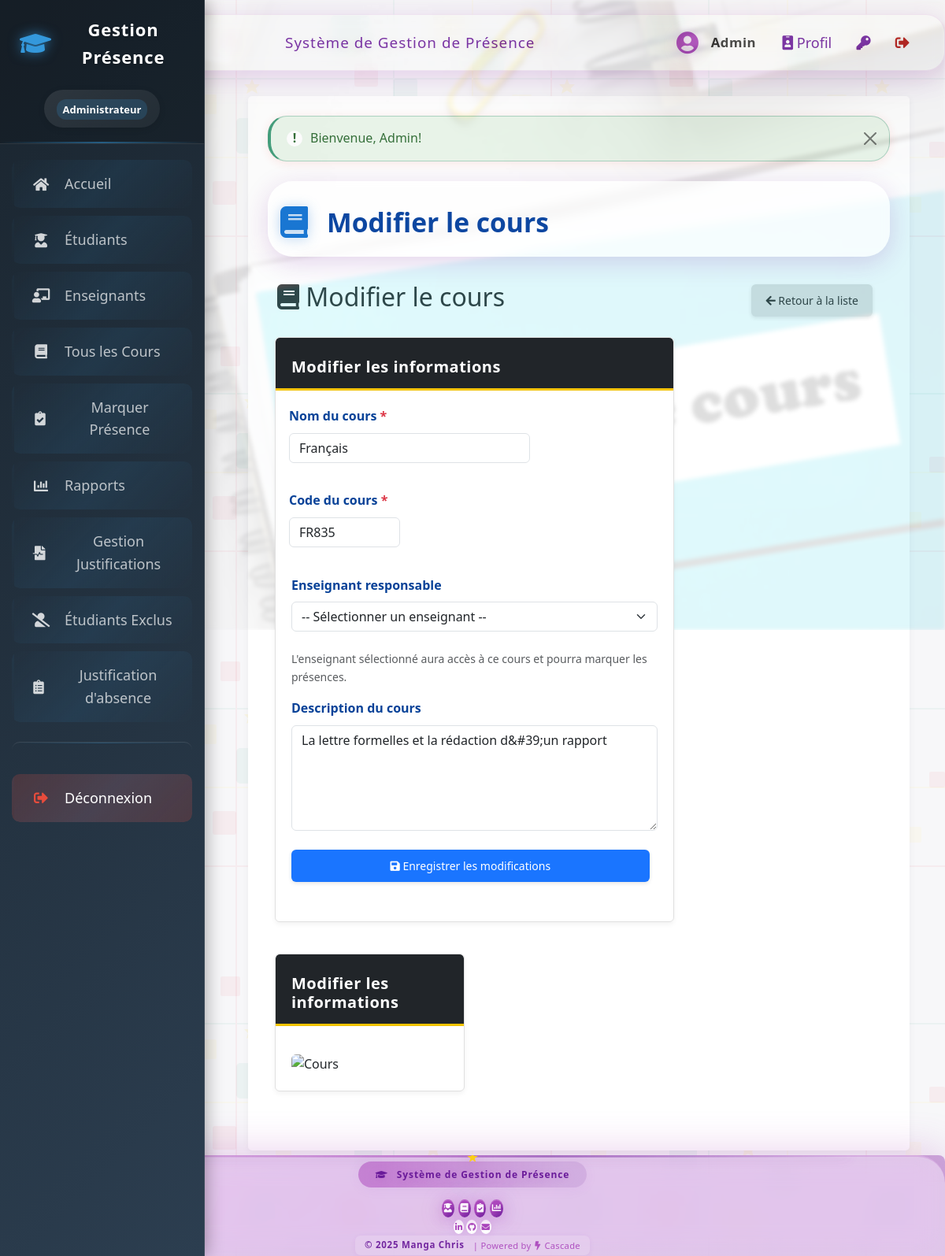
Page /ajouter_cours.php?id=4 (signed in) on the committed database.
### tables this page shows
CREATE TABLE IF NOT EXISTS `cours` (
  `id` int NOT NULL AUTO_INCREMENT,
  `code` varchar(20) NOT NULL,
  `nom` varchar(150) NOT NULL,
  `enseignant_id` int DEFAULT NULL,
  `description` text,
  PRIMARY KEY (`id`),
  UNIQUE KEY `code` (`code`),
  KEY `enseignant_id` (`enseignant_id`)
);

### config/database.php (called while the page is built, shortened)
<?php
$db_type = null;
$pdo = null;
$mysqli = null;
if (getenv('REPL_ID') || getenv('REPL_SLUG') || getenv('PGHOST')) {
    $db_type = 'postgresql';
    $host = getenv('PGHOST');
    $dbname = getenv('PGDATABASE');
    $user = getenv('PGUSER');
    $password = getenv('PGPASSWORD');
    $port = getenv('PGPORT');
    $dsn = "pgsql:host=$host;port=$port;dbname=$dbname;user=$user;password=$password";
    try {
        $pdo = new PDO($dsn);
        $pdo->setAttribute(PDO::ATTR_ERRMODE, PDO::ERRMODE_EXCEPTION);
        $pdo->setAttribute(PDO::ATTR_DEFAULT_FETCH_MODE, PDO::FETCH_ASSOC);
    } catch (PDOException $e) {
        die("Erreur de connexion à la base de données PostgreSQL: " . $e->getMessage());
    }
} else {
    $db_type = 'mysql';
    $host = 'localhost';
    $dbname = 'attendance_system';
    $user = 'root';
    $password = '';
    $port = 3306;
    $mysqli = new mysqli($host, $user, $password, $dbname, $port);
    $mysqli->set_charset("utf8mb4");
}
function db_query($sql, $params = []) {
    global $db_type, $pdo, $mysqli;
    if ($db_type === 'postgresql') {
        try {
            $stmt = $pdo->prepare($sql);
            $stmt->execute($params);
            return $stmt->fetchAll();
        } catch (PDOException $e) {
            error_log("Erreur SQL (PostgreSQL): " . $e->getMessage());
            return false;
        }
    } else {
        try {
            $stmt = $mysqli->prepare($sql);
            if (!empty($params)) {
                $types = '';
                foreach ($params as $param) {
                    if (is_int($param)) {
                        $types .= 'i';
                    } elseif (is_float($param)) {
                        $types .= 'd';
                    } elseif (is_string($param)) {
                        $types .= 's';
                    } else {
                        $types .= 'b';
                    }
                }
                $stmt->bind_param($types, ...$params);
            }
            $stmt->execute();
            $result = $stmt->get_result();
            $rows = [];
            while ($row = $result->fetch_assoc()) {
                $rows[] = $row;
            }
            return $rows;
        } catch (Exception $e) {
            error_log("Erreur SQL (MySQL): " . $e->getMessage());
            return false;
        }
    }
}
function db_query_single($sql, $params = []) {
    $result = db_query($sql, $params);
    if ($result && count($result) > 0) {
        return $result[0];
    }
    return false;
}
?>

### ajouter_cours.php (the view, shortened to what this page needs)
<?php
require_once 'includes/auth.php';
require_once 'config/database.php';
$id = isset($_GET['id']) ? (int)$_GET['id'] : 0;
$mode = $id > 0 ? 'modifier' : 'ajouter';
if ($mode === 'modifier') {
    $result = db_query_single("SELECT * FROM cours WHERE id = ?", [$id]);
    $cours = $result;
}
include 'includes/header.php';
?>
<div class="ajout-cours-bg">
    <img src="Nouveau dossier/capcompetences-plandecours-644.jpg" alt="Décor ajout cours">
</div>
<div class="ajout-cours-hero">
    <i class="fas fa-book"></i>
    <h1><?php echo $mode === 'ajouter' ? 'Ajouter un cours' : 'Modifier le cours'; ?></h1>
</div>
<div class="container-fluid">
    <div class="d-flex justify-content-between align-items-center mb-4">
        <h1 class="h2">
            <i class="fas fa-book"></i>
            <?php echo $mode === 'ajouter' ? 'Ajouter un cours' : 'Modifier le cours'; ?>
        </h1>
        <div>
            <a href="cours.php" class="btn btn-outline-secondary">
                <i class="fas fa-arrow-left"></i> Retour à la liste
            </a>
        </div>
    </div>
    <div class="row">
        <div class="col-md-8">
            <div class="card">
                <div class="card-header bg-dark text-white">
                    <h5 class="card-title mb-0">
                        <?php echo $mode === 'ajouter' ? 'Nouveau cours' : 'Modifier les informations'; ?>
                    </h5>
                </div>
                <div class="card-body">
                    <form method="POST" action="" class="needs-validation" novalidate>
                        <div class="row mb-3">
                            <div class="col-md-8">
                                <label for="nom" class="form-label">Nom du cours <span class="text-danger">*</span></label>
                                <input type="text" class="form-control" id="nom" name="nom" value="<?php echo htmlspecialchars($cours['nom']); ?>" required>
                            </div>
                            <div class="col-md-4">
                                <label for="code" class="form-label">Code du cours <span class="text-danger">*</span></label>
                                <input type="text" class="form-control" id="code" name="code" value="<?php echo htmlspecialchars($cours['code']); ?>" required>
                            </div>
                        </div>
                        <div class="mb-3">
                            <label for="enseignant_id" class="form-label">Enseignant responsable</label>
                            <div class="input-group">
                                <select class="form-select" id="enseignant_id" name="enseignant_id">
                                    <option value="">-- Sélectionner un enseignant --</option>
                                </select>
                            </div>
                            <div class="form-text">L'enseignant sélectionné aura accès à ce cours et pourra marquer les présences.</div>
                        </div>
                        <div class="mb-3">
                            <label for="description" class="form-label">Description du cours</label>
                            <textarea class="form-control" id="description" name="description" rows="5"><?php echo htmlspecialchars($cours['description']); ?></textarea>
                        </div>
                        <div class="d-grid gap-2 mt-4">
                            <button type="submit" class="btn btn-primary">
                                <i class="fas fa-save"></i>
                                <?php echo $mode === 'ajouter' ? 'Ajouter le cours' : 'Enregistrer les modifications'; ?>
                            </button>
                        </div>
                    </form>
                </div>
            </div>
        </div>
        <div class="col-md-4">
            <div class="card">
                <div class="card-header bg-dark text-white">
                    <h5 class="card-title mb-0">
                        <?php echo $mode === 'ajouter' ? 'Nouveau cours' : 'Modifier les informations'; ?>
                    </h5>
                </div>
                <div class="card-body">
                    <div class="mt-3">
                        <img src="https://source.unsplash.com/random/400x300/?cameroon,lecture" alt="Cours" class="img-fluid rounded">
                    </div>
                </div>
            </div>
        </div>
    </div>
</div>
<?php
include 'includes/footer.php';
?>

### assets/css/sidebar-enhanced.css (style rules this page uses)
html, body { padding: 0 !important; margin: 0 !important; }
body { margin-left: 0 !important; padding-left: 0 !important; }

### assets/css/modules/base.css (style rules this page uses)
:root { --couleur-primaire: #1a75ff; --couleur-secondaire: #084298; --couleur-accent: #ce1126; --couleur-texte: #333; --couleur-fond: #f7f7f9; --couleur-succes: #2D936C; --couleur-danger: #BF0603; --couleur-avertissement: #F3C302; --couleur-info: #0dcaf0; --couleur-fond-clair: #ecf0f1; }
body { font-family: 'Segoe UI', Tahoma, Geneva, Verdana, sans-serif; line-height: 1.6; color: var(--couleur-texte); background-color: var(--couleur-fond); margin: 0; padding: 0; background-image: url('../images/cameroon-pattern.svg'); background-repeat: repeat; background-size: 400px 400px; }
h1, h2, h3, h4, h5, h6 { font-weight: 600; margin-top: 0.5em; margin-bottom: 0.5em; color: var(--couleur-primaire); }
a { color: var(--couleur-accent); text-decoration: none; transition: color 0.2s; }

### assets/css/modules/layout.css (style rules this page uses)
.row { display: flex; flex-wrap: wrap; margin: 0 -15px 25px; gap: 15px; }

### assets/css/modules/components.css (style rules this page uses)
.card { background-color: white; border: 1px solid #e0e0e0; border-radius: 6px; margin-bottom: 25px; overflow: hidden; box-shadow: 0 3px 6px rgba(0, 0, 0, 0.05); transition: transform 0.2s, box-shadow 0.2s; }
.card-header { background-color: var(--couleur-primaire); color: white; padding: 15px 20px; font-weight: 600; letter-spacing: 0.5px; border-bottom: 3px solid var(--couleur-avertissement); }
.card-body { padding: 20px; }
.btn { display: inline-block; padding: 10px 18px; border: none; border-radius: 6px; background-color: #e0e0e0; color: #333; text-decoration: none; cursor: pointer; font-size: 14px; font-weight: 500; margin-right: 10px; transition: all 0.2s; box-shadow: 0 2px 5px rgba(0, 0, 0, 0.1); }
.btn-primary { background-color: var(--couleur-accent); color: white; }
.btn-primary { background-color: #1a75ff !important; border-color: #084298 !important; color: white !important; }

### assets/css/modules/forms.css (style rules this page uses)
form { margin-bottom: 30px; }
label { display: block; margin-bottom: 8px; font-weight: 600; color: var(--couleur-secondaire); }
input, select, textarea { width: 100%; padding: 12px; margin-bottom: 20px; border: 1px solid #ddd; border-radius: 6px; transition: all 0.3s; background-color: #f9f9f9; }

### assets/css/modules/theme-blue.css (style rules this page uses)
:root { --couleur-primaire: #1a75ff; --couleur-secondaire: #084298; --couleur-accent: #ce1126; --couleur-texte: #333; --couleur-fond: #f7f7f9; --couleur-succes: #2D936C; --couleur-danger: #BF0603; --couleur-avertissement: #F3C302; --couleur-info: #0dcaf0; --couleur-fond-clair: #ecf0f1; }
.navbar, .sidebar, .card-header, th { background-color: var(--couleur-primaire); }
label, h1, h2, h3, h4, h5, h6 { color: var(--couleur-secondaire); }
.btn-primary, .stat-value, .stat-number { background-color: var(--couleur-accent); color: white; }
.card-header, .dashboard-header { border-bottom-color: var(--couleur-avertissement); }
.btn-primary { background-color: var(--couleur-primaire) !important; border-color: var(--couleur-secondaire) !important; }

### ajouter_cours.php (style rules this page uses)
.ajout-cours-bg { position: fixed; top: 0; left: 0; width: 100vw; height: 100vh; z-index: 0; pointer-events: none; overflow: hidden; }
.ajout-cours-bg img { width: 100vw; height: 100vh; object-fit: cover; opacity: 0.13; filter: blur(2.5px) grayscale(0.08); }
.ajout-cours-hero { margin-bottom: 2rem; padding: 2rem 1rem 1.5rem 1rem; border-radius: 2rem; background: rgba(255,255,255,0.68); box-shadow: 0 8px 32px 0 rgba(123,31,162,0.18); backdrop-filter: blur(6px); display: flex; align-items: center; gap: 1.5rem; position: relative; z-index: 2; }
.ajout-cours-hero i { font-size: 2.5rem; color: #1976d2; filter: drop-shadow(0 2px 8px #1976d255); }
.ajout-cours-hero h1 { margin: 0; font-size: 2.1rem; font-weight: 700; color: #0d47a1; text-shadow: 0 2px 8px #fff5; }

### rows in the picture
cours: nom "Français", code "FR835", description "La lettre formelles et la rédaction d&#39;un rapport"

### other values in the picture
$_SESSION['user_nom'] "Admin"
$_SESSION['alerte']['message'] "Bienvenue, Admin!"
